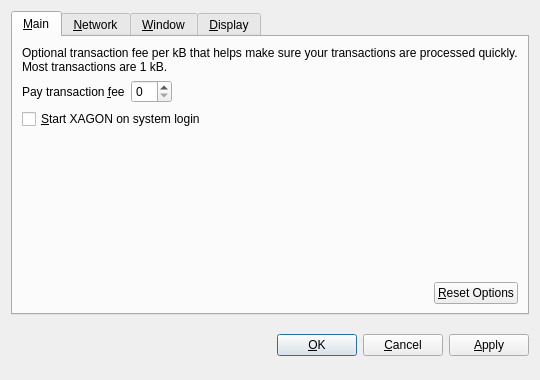
<?xml version="1.0" encoding="UTF-8"?>
<ui version="4.0">
 <class>OptionsDialog</class>
 <widget class="QDialog" name="OptionsDialog">
  <property name="geometry">
   <rect>
    <x>0</x>
    <y>0</y>
    <width>540</width>
    <height>380</height>
   </rect>
  </property>
  <property name="windowTitle">
   <string>Options</string>
  </property>
  <property name="modal">
   <bool>true</bool>
  </property>
  <layout class="QVBoxLayout" name="verticalLayout">
   <item>
    <widget class="QTabWidget" name="tabWidget">
     <property name="tabPosition">
      <enum>QTabWidget::North</enum>
     </property>
     <property name="currentIndex">
      <number>0</number>
     </property>
     <widget class="QWidget" name="tabMain">
      <attribute name="title">
       <string>&amp;Main</string>
      </attribute>
      <layout class="QVBoxLayout" name="verticalLayout_Main">
       <item>
        <widget class="QLabel" name="transactionFeeInfoLabel">
         <property name="text">
          <string>Optional transaction fee per kB that helps make sure your transactions are processed quickly. Most transactions are 1 kB.</string>
         </property>
         <property name="textFormat">
          <enum>Qt::PlainText</enum>
         </property>
         <property name="wordWrap">
          <bool>true</bool>
         </property>
        </widget>
       </item>
       <item>
        <layout class="QHBoxLayout" name="horizontalLayout_1_Main">
         <item>
          <widget class="QLabel" name="transactionFeeLabel">
           <property name="text">
            <string>Pay transaction &amp;fee</string>
           </property>
           <property name="textFormat">
            <enum>Qt::PlainText</enum>
           </property>
           <property name="buddy">
            <cstring>transactionFee</cstring>
           </property>
          </widget>
         </item>
         <item>
          <widget class="BitcoinAmountField" name="transactionFee"/>
         </item>
         <item>
          <spacer name="horizontalSpacer_1_Main">
           <property name="orientation">
            <enum>Qt::Horizontal</enum>
           </property>
           <property name="sizeHint" stdset="0">
            <size>
             <width>40</width>
             <height>20</height>
            </size>
           </property>
          </spacer>
         </item>
        </layout>
       </item>
       <item>
        <widget class="QCheckBox" name="bitcoinAtStartup">
         <property name="toolTip">
          <string>Automatically start XAGON after logging in to the system.</string>
         </property>
         <property name="text">
          <string>&amp;Start XAGON on system login</string>
         </property>
        </widget>
       </item>
       <item>
        <spacer name="verticalSpacer_Main">
         <property name="orientation">
          <enum>Qt::Vertical</enum>
         </property>
         <property name="sizeHint" stdset="0">
          <size>
           <width>20</width>
           <height>40</height>
          </size>
         </property>
        </spacer>
       </item>
       <item>
        <layout class="QHBoxLayout" name="horizontalLayout_2_Main">
         <item>
          <spacer name="horizontalSpacer_2_Main">
           <property name="orientation">
            <enum>Qt::Horizontal</enum>
           </property>
           <property name="sizeHint" stdset="0">
            <size>
             <width>40</width>
             <height>20</height>
            </size>
           </property>
          </spacer>
         </item>
         <item>
          <widget class="QPushButton" name="resetButton">
           <property name="toolTip">
            <string>Reset all client options to default.</string>
           </property>
           <property name="text">
            <string>&amp;Reset Options</string>
           </property>
           <property name="autoDefault">
            <bool>false</bool>
           </property>
          </widget>
         </item>
        </layout>
       </item>
      </layout>
     </widget>
     <widget class="QWidget" name="tabNetwork">
      <attribute name="title">
       <string>&amp;Network</string>
      </attribute>
      <layout class="QVBoxLayout" name="verticalLayout_Network">
       <item>
        <widget class="QCheckBox" name="mapPortUpnp">
         <property name="toolTip">
          <string>Automatically open the XAGON client port on the router. This only works when your router supports UPnP and it is enabled.</string>
         </property>
         <property name="text">
          <string>Map port using &amp;UPnP</string>
         </property>
        </widget>
       </item>
       <item>
        <widget class="QCheckBox" name="connectSocks">
         <property name="toolTip">
          <string>Connect to the XAGON network through a SOCKS proxy (e.g. when connecting through Tor).</string>
         </property>
         <property name="text">
          <string>&amp;Connect through SOCKS proxy:</string>
         </property>
        </widget>
       </item>
       <item>
        <layout class="QHBoxLayout" name="horizontalLayout_Network">
         <item>
          <widget class="QLabel" name="proxyIpLabel">
           <property name="text">
            <string>Proxy &amp;IP:</string>
           </property>
           <property name="textFormat">
            <enum>Qt::PlainText</enum>
           </property>
           <property name="buddy">
            <cstring>proxyIp</cstring>
           </property>
          </widget>
         </item>
         <item>
          <widget class="QValidatedLineEdit" name="proxyIp">
           <property name="maximumSize">
            <size>
             <width>140</width>
             <height>16777215</height>
            </size>
           </property>
           <property name="toolTip">
            <string>IP address of the proxy (e.g. 127.0.0.1)</string>
           </property>
          </widget>
         </item>
         <item>
          <widget class="QLabel" name="proxyPortLabel">
           <property name="text">
            <string>&amp;Port:</string>
           </property>
           <property name="textFormat">
            <enum>Qt::PlainText</enum>
           </property>
           <property name="buddy">
            <cstring>proxyPort</cstring>
           </property>
          </widget>
         </item>
         <item>
          <widget class="QLineEdit" name="proxyPort">
           <property name="maximumSize">
            <size>
             <width>55</width>
             <height>16777215</height>
            </size>
           </property>
           <property name="toolTip">
            <string>Port of the proxy (e.g. 9050)</string>
           </property>
          </widget>
         </item>
         <item>
          <widget class="QLabel" name="socksVersionLabel">
           <property name="text">
            <string>SOCKS &amp;Version:</string>
           </property>
           <property name="textFormat">
            <enum>Qt::PlainText</enum>
           </property>
           <property name="buddy">
            <cstring>socksVersion</cstring>
           </property>
          </widget>
         </item>
         <item>
          <widget class="QValueComboBox" name="socksVersion">
           <property name="toolTip">
            <string>SOCKS version of the proxy (e.g. 5)</string>
           </property>
          </widget>
         </item>
         <item>
          <spacer name="horizontalSpacer_Network">
           <property name="orientation">
            <enum>Qt::Horizontal</enum>
           </property>
           <property name="sizeHint" stdset="0">
            <size>
             <width>40</width>
             <height>20</height>
            </size>
           </property>
          </spacer>
         </item>
        </layout>
       </item>
       <item>
        <spacer name="verticalSpacer_Network">
         <property name="orientation">
          <enum>Qt::Vertical</enum>
         </property>
         <property name="sizeHint" stdset="0">
          <size>
           <width>20</width>
           <height>40</height>
          </size>
         </property>
        </spacer>
       </item>
      </layout>
     </widget>
     <widget class="QWidget" name="tabWindow">
      <attribute name="title">
       <string>&amp;Window</string>
      </attribute>
      <layout class="QVBoxLayout" name="verticalLayout_Window">
       <item>
        <widget class="QCheckBox" name="minimizeToTray">
         <property name="toolTip">
          <string>Show only a tray icon after minimizing the window.</string>
         </property>
         <property name="text">
          <string>&amp;Minimize to the tray instead of the taskbar</string>
         </property>
        </widget>
       </item>
       <item>
        <widget class="QCheckBox" name="minimizeOnClose">
         <property name="toolTip">
          <string>Minimize instead of exit the application when the window is closed. When this option is enabled, the application will be closed only after selecting Quit in the menu.</string>
         </property>
         <property name="text">
          <string>M&amp;inimize on close</string>
         </property>
        </widget>
       </item>
       <item>
        <spacer name="verticalSpacer_Window">
         <property name="orientation">
          <enum>Qt::Vertical</enum>
         </property>
         <property name="sizeHint" stdset="0">
          <size>
           <width>20</width>
           <height>40</height>
          </size>
         </property>
        </spacer>
       </item>
      </layout>
     </widget>
     <widget class="QWidget" name="tabDisplay">
      <attribute name="title">
       <string>&amp;Display</string>
      </attribute>
      <layout class="QVBoxLayout" name="verticalLayout_Display">
       <item>
        <layout class="QHBoxLayout" name="horizontalLayout_1_Display">
         <item>
          <widget class="QLabel" name="langLabel">
           <property name="text">
            <string>User Interface &amp;language:</string>
           </property>
           <property name="textFormat">
            <enum>Qt::PlainText</enum>
           </property>
           <property name="buddy">
            <cstring>lang</cstring>
           </property>
          </widget>
         </item>
         <item>
          <widget class="QValueComboBox" name="lang">
           <property name="toolTip">
            <string>The user interface language can be set here. This setting will take effect after restarting XAGON.</string>
           </property>
          </widget>
         </item>
        </layout>
       </item>
       <item>
        <layout class="QHBoxLayout" name="horizontalLayout_2_Display">
         <item>
          <widget class="QLabel" name="unitLabel">
           <property name="text">
            <string>&amp;Unit to show amounts in:</string>
           </property>
           <property name="textFormat">
            <enum>Qt::PlainText</enum>
           </property>
           <property name="buddy">
            <cstring>unit</cstring>
           </property>
          </widget>
         </item>
         <item>
          <widget class="QValueComboBox" name="unit">
           <property name="toolTip">
            <string>Choose the default subdivision unit to show in the interface and when sending coins.</string>
           </property>
          </widget>
         </item>
        </layout>
       </item>
       <item>
        <widget class="QCheckBox" name="displayAddresses">
         <property name="toolTip">
          <string>Whether to show XAGON addresses in the transaction list or not.</string>
         </property>
         <property name="text">
          <string>&amp;Display addresses in transaction list</string>
         </property>
        </widget>
       </item>
       <item>
        <widget class="QCheckBox" name="coinControlFeatures">
         <property name="toolTip">
          <string>Whether to show coin control features or not.</string>
         </property>
         <property name="text">
          <string>Display coin &amp;control features (experts only!)</string>
         </property>
        </widget>
       </item>
       <item>
        <spacer name="verticalSpacer_Display">
         <property name="orientation">
          <enum>Qt::Vertical</enum>
         </property>
         <property name="sizeHint" stdset="0">
          <size>
           <width>20</width>
           <height>40</height>
          </size>
         </property>
        </spacer>
       </item>
      </layout>
     </widget>
    </widget>
   </item>
   <item>
    <layout class="QHBoxLayout" name="horizontalLayout_Buttons">
     <item>
      <spacer name="horizontalSpacer_1">
       <property name="orientation">
        <enum>Qt::Horizontal</enum>
       </property>
       <property name="sizeHint" stdset="0">
        <size>
         <width>40</width>
         <height>48</height>
        </size>
       </property>
      </spacer>
     </item>
     <item>
      <widget class="QLabel" name="statusLabel">
       <property name="font">
        <font>
         <weight>75</weight>
         <bold>true</bold>
        </font>
       </property>
       <property name="text">
        <string/>
       </property>
       <property name="textFormat">
        <enum>Qt::PlainText</enum>
       </property>
       <property name="wordWrap">
        <bool>true</bool>
       </property>
      </widget>
     </item>
     <item>
      <spacer name="horizontalSpacer_2">
       <property name="orientation">
        <enum>Qt::Horizontal</enum>
       </property>
       <property name="sizeHint" stdset="0">
        <size>
         <width>40</width>
         <height>48</height>
        </size>
       </property>
      </spacer>
     </item>
     <item>
      <widget class="QPushButton" name="okButton">
       <property name="text">
        <string>&amp;OK</string>
       </property>
      </widget>
     </item>
     <item>
      <widget class="QPushButton" name="cancelButton">
       <property name="text">
        <string>&amp;Cancel</string>
       </property>
       <property name="autoDefault">
        <bool>false</bool>
       </property>
      </widget>
     </item>
     <item>
      <widget class="QPushButton" name="applyButton">
       <property name="text">
        <string>&amp;Apply</string>
       </property>
       <property name="autoDefault">
        <bool>false</bool>
       </property>
      </widget>
     </item>
    </layout>
   </item>
  </layout>
 </widget>
 <customwidgets>
  <customwidget>
   <class>BitcoinAmountField</class>
   <extends>QSpinBox</extends>
   <header>bitcoinamountfield.h</header>
  </customwidget>
  <customwidget>
   <class>QValueComboBox</class>
   <extends>QComboBox</extends>
   <header>qvaluecombobox.h</header>
  </customwidget>
  <customwidget>
   <class>QValidatedLineEdit</class>
   <extends>QLineEdit</extends>
   <header>qvalidatedlineedit.h</header>
  </customwidget>
 </customwidgets>
 <resources/>
 <connections/>
</ui>
